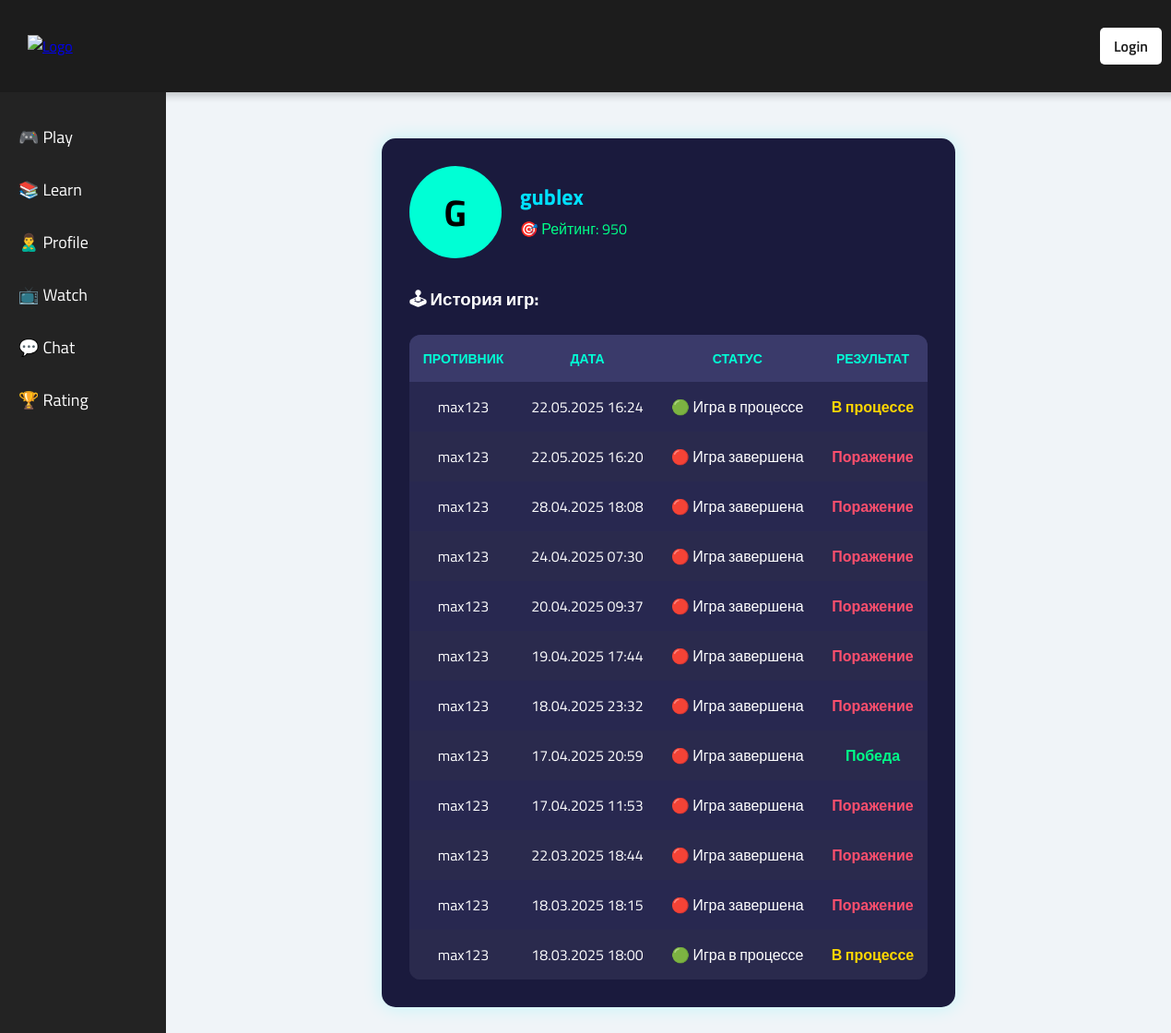
The app's page /profile/2/ with its own data.
### baseapp/models.py (models this page shows, shortened)
class Rating(models.Model):
    user = models.OneToOneField(User, on_delete=models.CASCADE, related_name='rating')
    score = models.IntegerField(default=1000)
    class Meta:
        ordering = ['-score']

class Game(models.Model):
    room = models.OneToOneField(Room, on_delete=models.SET_NULL, related_name='game', null=True)
    player1 = models.ForeignKey(User, on_delete=models.CASCADE, related_name='games_as_player1')
    player2 = models.ForeignKey(User, on_delete=models.CASCADE, related_name='games_as_player2', null=True, blank=True)
    started_at = models.DateTimeField(auto_now_add=True)
    finished_at = models.DateTimeField(null=True, blank=True)
    winner = models.ForeignKey(User, on_delete=models.SET_NULL, null=True, blank=True, related_name='won_games')
    is_active = models.BooleanField(default=True)
    status = models.CharField(max_length=25, null=True,blank=True)
    room_name = models.CharField(max_length=255, null=True, blank=True)

### baseapp/views.py (the view)
# urls.py: path('profile/<str:pk>/', views.profilePage, name="profile"),
def profilePage(request, pk):
    user = User.objects.get(id=pk)
    rating = Rating.objects.get(user=user)
    games = Game.objects.filter(player1=user) | Game.objects.filter(player2=user)
    games = games.order_by('-started_at')
    context = {
        'profile_user': user,
        'rating': rating,
        'games': games,
    }
    return render(request, 'baseapp/profile.html', context)

### baseapp/templates/baseapp/profile.html (shortened to what this page needs)
{% extends 'main.html' %}
{% block content %}
<div class="profile-container">
    <div class="profile-header">
        <div class="profile-avatar">
            {{ profile_user.username|first|upper }}
        </div>
        <div class="profile-info">
            <h2>{{ profile_user.username }}</h2>
            {% if rating %}
            <p>🎯 Рейтинг: {{ rating.score }}</p>
            {% else %}
            <p>🎯 Рейтинг: не присвоен</p>
            {% endif %}
        </div>
    </div>
    <h3>🕹 История игр:</h3>
    <table>
        <thead>
            <tr>
                <th>Противник</th>
                <th>Дата</th>
                <th>Статус</th>
                <th>Результат</th>
            </tr>
        </thead>
        <tbody>
            {% for game in games %}
            <tr>
                <td>
                    {% if game.player1 == profile_user %}
                    {% if game.player2 %}
                    {{ game.player2.username }}
                    {% else %}
                        —
                    {% endif %}
                    {% else %}
                    {{ game.player1.username }}
                    {% endif %}
                </td>
                <td>{{ game.started_at|date:"d.m.Y H:i" }}</td>
                <td>{% if game.is_active %}
                    🟢 Игра в процессе
                {% elif game.status %}
                    {{ game.status }}
                {% else %}
                    🔴 Игра завершена
                {% endif %}</td>
                <td>
                    {% if game.is_active %}
                    <span class="pending">В процессе</span>
                {% elif game.winner == profile_user %}
                    <span class="win">Победа</span>
                {% else %}
                    <span class="lose">Поражение</span>
                {% endif %}
                </td>
            </tr>
            {% empty %}
            <tr>
                <td colspan="4">Нет игр</td>
            </tr>
            {% endfor %}
        </tbody>
    </table>
</div>
{% endblock content %}

### templates/main.html (style rules this page uses)
body { font-family: 'Titillium Web', sans-serif; background-color: #f0f4f8; margin: 0; padding: 0; display: flex; flex-direction: column; height: 100vh; width: 100%; overflow-x: hidden; }

### baseapp/templates/baseapp/profile.html (style rules this page uses)
.profile-container { max-width: 900px; margin: 30px auto; background: #1a1a3d; padding: 30px; border-radius: 15px; box-shadow: 0 0 20px rgba(0, 255, 255, 0.2); color: #fff; }
.profile-header { display: flex; align-items: center; margin-bottom: 30px; }
.profile-avatar { width: 100px; height: 100px; background: #00ffd5; border-radius: 50%; margin-right: 20px; display: flex; align-items: center; justify-content: center; font-size: 40px; color: #000; font-weight: bold; }
.profile-info h2 { margin: 0; color: #00e1ff; }
.profile-info p { margin: 5px 0; color: #00ff88; }
table { width: 100%; border-collapse: collapse; margin-top: 20px; background: #282850; border-radius: 12px; overflow: hidden; }
th, td { padding: 15px; text-align: center; color: #fff; }
th { background: #3a3a6a; color: #00ffd5; font-size: 14px; text-transform: uppercase; }
tr:nth-child(even) { background-color: #2a2a4d; }
.win { color: #00ff88; font-weight: bold; }
.lose { color: #ff4f6d; font-weight: bold; }
.pending { color: #ffd700; font-weight: bold; }

### records on screen
Rating: score "950"
Game: player1.username "max123", started_at "22.05.2025 16:24", is_active "🟢 Игра в процессе"
Game: player2.username "max123", started_at "22.05.2025 16:20", is_active "🔴 Игра завершена"
Game: player1.username "max123", started_at "28.04.2025 18:08", is_active "🔴 Игра завершена"
Game: player1.username "max123", started_at "24.04.2025 07:30", is_active "🔴 Игра завершена"
Game: player1.username "max123", started_at "20.04.2025 09:37", is_active "🔴 Игра завершена"
Game: player1.username "max123", started_at "19.04.2025 17:44", is_active "🔴 Игра завершена"
Game: player1.username "max123", started_at "18.04.2025 23:32", is_active "🔴 Игра завершена"
Game: player2.username "max123", started_at "17.04.2025 20:59", is_active "🔴 Игра завершена"
Game: player1.username "max123", started_at "17.04.2025 11:53", is_active "🔴 Игра завершена"
Game: player1.username "max123", started_at "22.03.2025 18:44", is_active "🔴 Игра завершена"
Game: player2.username "max123", started_at "18.03.2025 18:15", is_active "🔴 Игра завершена"
Game: player1.username "max123", started_at "18.03.2025 18:00", is_active "🟢 Игра в процессе"

### other values on screen
{{ profile_user.username|first|upper }} "G"
{{ profile_user.username }} "gublex"
